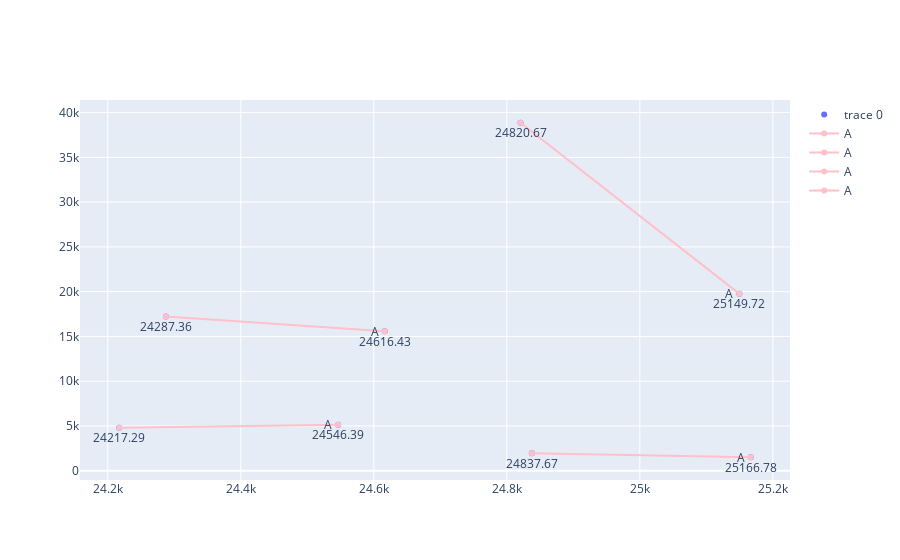

The code cell stored with this chart in its notebook:
### Markdown cell above
# Before Acid Deg

### Code cell
df_top_noad1 = df_25k_noad[(df_25k_noad.Vol < 100000)]
bcr = base_calling_random(df_top_noad1, homology=True)
# bcr = base_calling_random(df_top_ad, homology=True)
plotly_basecalling(*bcr, y='Vol')

### Figure 1 — Plotly figure (JSON) as saved in the notebook; plotly's stock layout.template omitted (floating-point values rounded to 4 significant figures)
{"data": [{"mode": "markers", "type": "scatter", "x": [24220.0, 24820.0, 24840.0, 25170.0, 25150.0, 24290.0, 24620.0, 24550.0], "y": [4789.0, 38870.0, 1956.0, 1503.0, 19760.0, 17220.0, 15580.0, 5128.0]}, {"line": {"color": "pink"}, "mode": "lines+markers", "name": "A", "type": "scatter", "x": [24820.0, 25150.0], "y": [38870.0, 19760.0]}, {"line": {"color": "pink"}, "mode": "lines+markers", "name": "A", "type": "scatter", "x": [24290.0, 24620.0], "y": [17220.0, 15580.0]}, {"line": {"color": "pink"}, "mode": "lines+markers", "name": "A", "type": "scatter", "x": [24220.0, 24550.0], "y": [4789.0, 5128.0]}, {"line": {"color": "pink"}, "mode": "lines+markers", "name": "A", "type": "scatter", "x": [24840.0, 25170.0], "y": [1956.0, 1503.0]}], "layout": {"annotations": [{"arrowhead": 1, "showarrow": false, "text": "24217.29", "x": 24220.0, "y": 4789.0, "yshift": -10}, {"arrowhead": 1, "showarrow": false, "text": "24820.67", "x": 24820.0, "y": 38870.0, "yshift": -10}, {"arrowhead": 1, "showarrow": false, "text": "24837.67", "x": 24840.0, "y": 1956.0, "yshift": -10}, {"arrowhead": 1, "showarrow": false, "text": "25166.78", "x": 25170.0, "y": 1503.0, "yshift": -10}, {"arrowhead": 1, "showarrow": false, "text": "25149.72", "x": 25150.0, "y": 19760.0, "yshift": -10}, {"arrowhead": 1, "showarrow": false, "text": "24287.36", "x": 24290.0, "y": 17220.0, "yshift": -10}, {"arrowhead": 1, "showarrow": false, "text": "24616.43", "x": 24620.0, "y": 15580.0, "yshift": -10}, {"arrowhead": 1, "showarrow": false, "text": "24546.39", "x": 24550.0, "y": 5128.0, "yshift": -10}, {"arrowhead": 1, "showarrow": false, "text": "A", "x": 25150.0, "xshift": -10, "y": 19760.0}, {"arrowhead": 1, "showarrow": false, "text": "A", "x": 24620.0, "xshift": -10, "y": 15580.0}, {"arrowhead": 1, "showarrow": false, "text": "A", "x": 24550.0, "xshift": -10, "y": 5128.0}, {"arrowhead": 1, "showarrow": false, "text": "A", "x": 25170.0, "xshift": -10, "y": 1503.0}]}}
